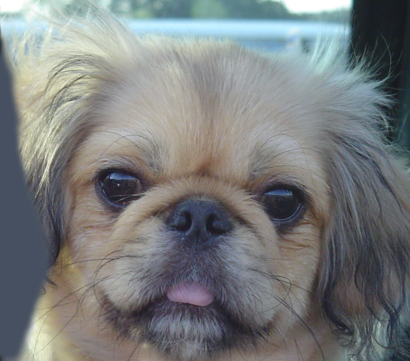
#> input picture dog.bmp, 410 x 361 px
$ python assignment1_cb.py
#> lines starting #> are read from the running program, lines starting #| are printed output that depends on the picture
import cv2 as cv
import numpy as np
import keyboard as kb
import os

# default values
alpha = 1.0
beta = 0

# loading image
# ---altered files are called out.bmp
if os.path.isfile('out.bmp'):
    image = cv.imread('out.bmp')
    os.remove('out.bmp')
else:
    image = cv.imread('dog.bmp')
#> image is the input picture: shape (361, 410, 3); mean B, G, R 125, 124.5, 121.2

if image is None:
    print('Image does not exist.')
    exit(0)

# new preview image
new_image = cv.convertScaleAbs(image, alpha=alpha, beta=beta)


# trackbar action implementation
# ---contrast is changed by updating alpha
# ---values from 0 to 100 scaled to be between 0 and 2
def contrast_action(value):
    if value == 0:
        alpha = 0
    else:
        alpha = value / 50
    global save_image
    save_image = cv.convertScaleAbs(new_image, alpha=alpha)
    cv.imshow('New Image', save_image)

    new_hist_display = np.zeros((256, 256, 3),  dtype=np.uint8)
    new_hist_display[:] = [255, 255, 255]
    hist(save_image, new_hist_display)      # update histogram
    cv.imshow('New Histogram', new_hist_display)


# ---brightness is updated by changing beta value to be between 0 and 255
def brightness_action(value):
    beta = value
    global save_image
    save_image = cv.convertScaleAbs(new_image, beta=beta)
    cv.imshow('New Image', save_image)

    new_hist_display = np.zeros((256, 256, 3),  dtype=np.uint8)
    new_hist_display[:] = [255, 255, 255]
    hist(save_image, new_hist_display)      # update histogram
    cv.imshow('New Histogram', new_hist_display)


# saves image
# ---ctrl+enter saves the image
def save():
    cv.imwrite(filename='out.bmp', img=save_image)


# splits channels and calculates histograms for all of them
def hist(image, hist_image):
    channels = cv.split(image)
    colors = {'B', 'G', 'R'}
    for channel, color  in zip(channels, colors):
        hist = cv.calcHist([channel], [0], None, [256], [0, 256])
        draw_hist(hist, hist_image, color)
#> this loop made 3 passes


# draws a color image histogram
# ---done with line fucntion, for all RGB channels
def draw_hist(hist, image, color):
    cv.normalize(hist, hist, alpha=0, beta=255, norm_type=cv.NORM_MINMAX)
    for index, value in enumerate(hist):
        if color == 'R':
            cv.line(image, (index, 256), (index, 256 - int(value)), (0, 0, 255), 1)
        elif color == 'G':
            cv.line(image, (index, 256), (index, 256 - int(value)), (0, 255, 0), 1)
        elif color == 'B':
            cv.line(image, (index, 256), (index, 256 - int(value)), (255, 0, 0), 1)


#empty np images for drawing histgram on
hist_display = np.zeros((256, 256, 3), dtype=np.uint8)
new_hist_display =  np.zeros((256, 256, 3), dtype=np.uint8)
hist_display[:] = [255, 255, 255]
new_hist_display[:] = [255, 255, 255]

#call function for displayng the histograms for both images
hist(image, hist_display)
hist(new_image, new_hist_display)
#> the loop in hist (call 2), `for channel, color  in zip(channels, colors):` made 3 passes

# display four windows for images and histograms
cv.namedWindow('Original Image', cv.WINDOW_AUTOSIZE)
cv.imshow('Original Image', image)

cv.namedWindow('New Image', cv.WINDOW_AUTOSIZE)
cv.imshow('New Image', new_image)

cv.namedWindow('Histogram', cv.WINDOW_AUTOSIZE)
cv.imshow('Histogram', hist_display)
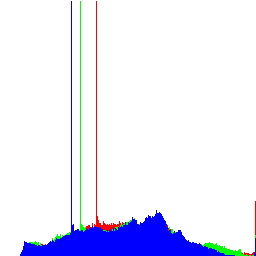
#> window 'Histogram': shape (256, 256, 3); mean B, G, R 250.9, 234.5, 233.9

cv.namedWindow('New Histogram', cv.WINDOW_AUTOSIZE)
cv.imshow('New Histogram', new_hist_display)

# trackbars
# ---contrast will be from 0 to 2, with 50 being 1
cv.createTrackbar('Contrast', 'New Image', 0, 100, contrast_action)
cv.createTrackbar('Brightness', 'New Image', 0, 255, brightness_action)

# keyboard shortcut for saving
kb.add_hotkey('ctrl+enter', save)

# program ends when windows are closed
while True:
    key = cv.waitKey(0)
#> (key Esc is pressed here)
    if key == ord('l'):
        cv.destroyAllWindows()
        break
